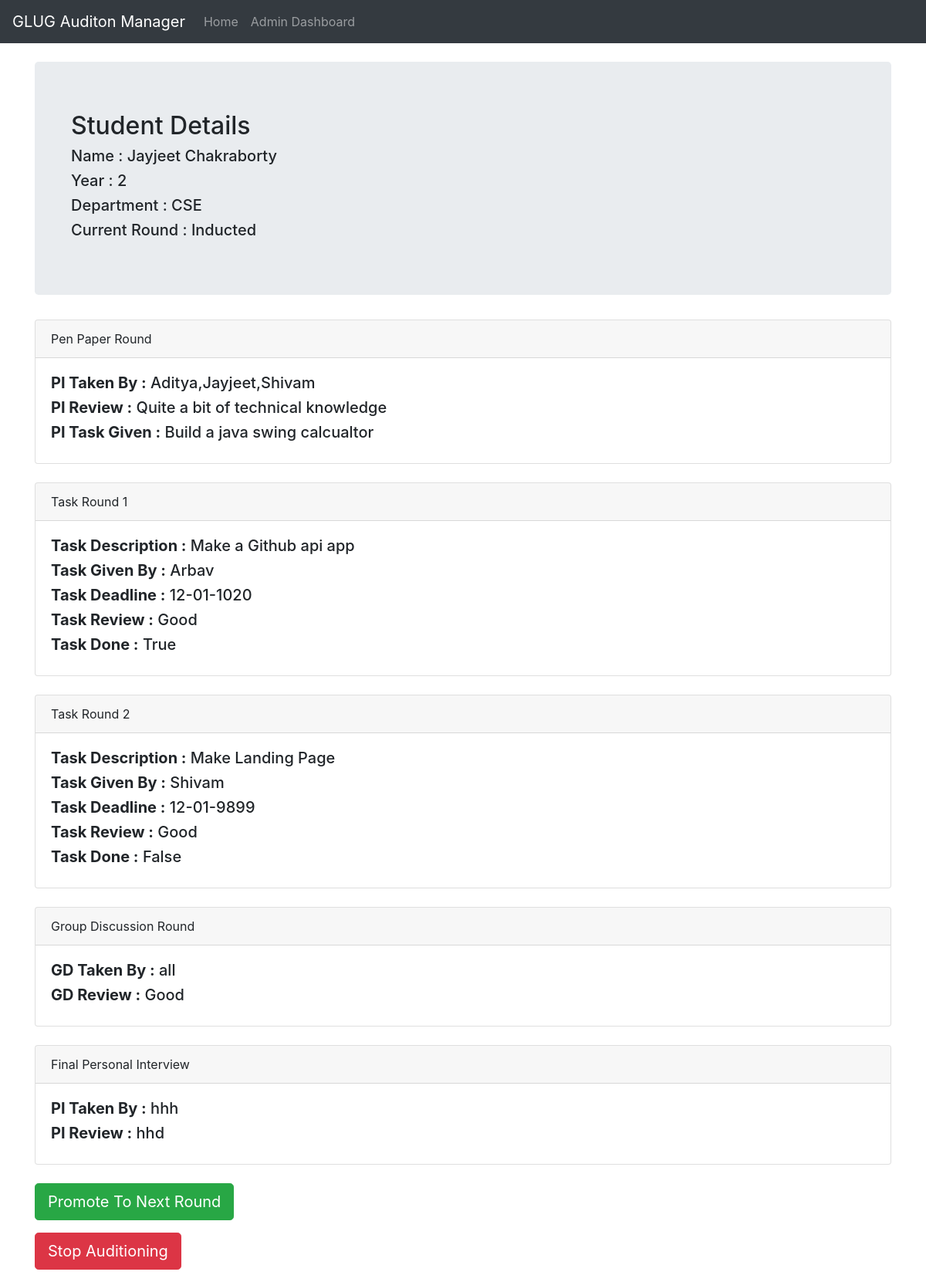
Screenshot of /profile/1 (signed in) with the database file from the repository.
### core/models.py (models this page shows, shortened)
class Student(models.Model):
    name = models.CharField(max_length=255)
    year = models.IntegerField()
    dept = models.CharField(max_length=20)
    pen_paper_round = models.ForeignKey(PenPaperRound, on_delete=models.CASCADE, null=True, blank=True)
    task_round_one = models.ForeignKey(TaskRoundOne, on_delete=models.CASCADE, null=True, blank=True)
    task_round_two = models.ForeignKey(TaskRoundTwo, on_delete=models.CASCADE, null=True, blank=True)
    gd_round = models.ForeignKey(GroupDiscussionRound, on_delete=models.CASCADE, null=True, blank=True)
    final_pi = models.ForeignKey(FinalPi, on_delete=models.CASCADE, null=True, blank=True)
    current_round = models.IntegerField(default=1)
    stopped = models.BooleanField(default=False)

class PenPaperRound(models.Model):
    pi_taken_by = models.CharField(max_length=255)
    pi_review = models.CharField(max_length=255)
    pi_task = models.CharField(max_length=255, null=True, blank=True)

class TaskRoundOne(models.Model):
    task_desc = models.CharField(max_length=255)
    task_given_by = models.CharField(max_length=255)
    task_submission_date = models.CharField(max_length=255)
    task_review = models.CharField(max_length=255)
    task_done = models.BooleanField()

class TaskRoundTwo(models.Model):
    task_desc = models.CharField(max_length=255)
    task_given_by = models.CharField(max_length=255)
    task_submission_date = models.CharField(max_length=255)
    task_review = models.CharField(max_length=255)
    task_done = models.BooleanField()

class GroupDiscussionRound(models.Model):
    gd_review = models.CharField(max_length=255)
    gd_taken_by = models.CharField(max_length=255)

class FinalPi(models.Model):
    pi_taken_by = models.CharField(max_length=255)
    pi_review = models.CharField(max_length=255)

### core/views.py (the view)
@login_required
def profile(request, id):
    student_details = Student.objects.filter(id=id).first()
    student_details.current_round = round_details[student_details.current_round]
    context_data = {
        'student_details': student_details,
    }
    return render(request, 'profile.html', context_data)

### templates/profile.html (shortened to what this page needs)
{% extends 'base.html' %}
{% block content %}
<div class="container">
    <br />
    <div class="jumbotron">
        <div class="container">
            <h2>Student Details</h2>
            <h5>Name : {{ student_details.name }}</h5>
            <h5>Year : {{ student_details.year }}</h5>
            <h5>Department : {{ student_details.dept }}</h5>
            <h5>Current Round : {{ student_details.current_round }} </h5>
        </div>
    </div>
    <div class="card">
        <div class="card-header">
            Pen Paper Round
        </div>
        <div class="card-body">
            <h5><strong>PI Taken By :</strong> {{ student_details.pen_paper_round.pi_taken_by }}</h5>
            <h5><strong>PI Review :</strong> {{ student_details.pen_paper_round.pi_review }}</h5>
            <h5><strong>PI Task Given :</strong> {{ student_details.pen_paper_round.pi_task }}</h5>
        </div>
    </div>
    <br />
    <div class="card">
        <div class="card-header">
            Task Round 1
        </div>
        <div class="card-body">
            <h5><strong>Task Description :</strong> {{ student_details.task_round_one.task_desc }}</h5>
            <h5><strong>Task Given By :</strong> {{ student_details.task_round_one.task_given_by }}</h5>
            <h5><strong>Task Deadline :</strong> {{ student_details.task_round_one.task_submission_date }}</h5>
            <h5><strong>Task Review :</strong> {{ student_details.task_round_one.task_review }}</h5>
            <h5><strong>Task Done :</strong> {{ student_details.task_round_one.task_done }}</h5>
        </div>
    </div>
    <br />
    <div class="card">
        <div class="card-header">
            Task Round 2
        </div>
        <div class="card-body">
            <h5><strong>Task Description :</strong> {{ student_details.task_round_two.task_desc }}</h5>
            <h5><strong>Task Given By :</strong> {{ student_details.task_round_two.task_given_by }}</h5>
            <h5><strong>Task Deadline :</strong> {{ student_details.task_round_two.task_submission_date }}</h5>
            <h5><strong>Task Review :</strong> {{ student_details.task_round_two.task_review }}</h5>
            <h5><strong>Task Done :</strong> {{ student_details.task_round_two.task_done }}</h5>
        </div>
    </div>
    <br />
    <div class="card">
        <div class="card-header">
            Group Discussion Round
        </div>
        <div class="card-body">
            <h5><strong>GD Taken By :</strong> {{ student_details.gd_round.gd_taken_by }}</h5>
            <h5><strong>GD Review :</strong> {{ student_details.gd_round.gd_review }}</h5>
        </div>
    </div>
    <br />
    <div class="card">
        <div class="card-header">
            Final Personal Interview
        </div>
        <div class="card-body">
            <h5><strong>PI Taken By :</strong> {{ student_details.final_pi.pi_taken_by }}</h5>
            <h5><strong>PI Review :</strong> {{ student_details.final_pi.pi_review }}</h5>
        </div>
    </div>
    <br />
    <form method="POST" action="/profile/{{ student_details.id }}/promote">
        <button class="btn btn-success btn-lg">Promote To Next Round</button>
    </form>
    <form method="POST" action="/profile/{{ student_details.id }}/stop">
        <button class="btn btn-danger btn-lg">Stop Auditioning</button>
    </form>
</div>
{% endblock %}

### rows the page displays
Student: name "Jayjeet Chakraborty", year "2", dept "CSE", current_round "Inducted", pen_paper_round.pi_taken_by "Aditya,Jayjeet,Shivam", pen_paper_round.pi_review "Quite a bit of technical knowledge", pen_paper_round.pi_task "Build a java swing calcualtor", task_round_one.task_desc "Make a Github api app", task_round_one.task_given_by "Arbav", task_round_one.task_submission_date "12-01-1020", task_round_one.task_review "Good", task_round_one.task_done "True", task_round_two.task_desc "Make Landing Page", task_round_two.task_given_by "Shivam", task_round_two.task_submission_date "12-01-9899", task_round_two.task_review "Good", task_round_two.task_done "False", gd_round.gd_taken_by "all", gd_round.gd_review "Good", final_pi.pi_taken_by "hhh", final_pi.pi_review "hhd"
